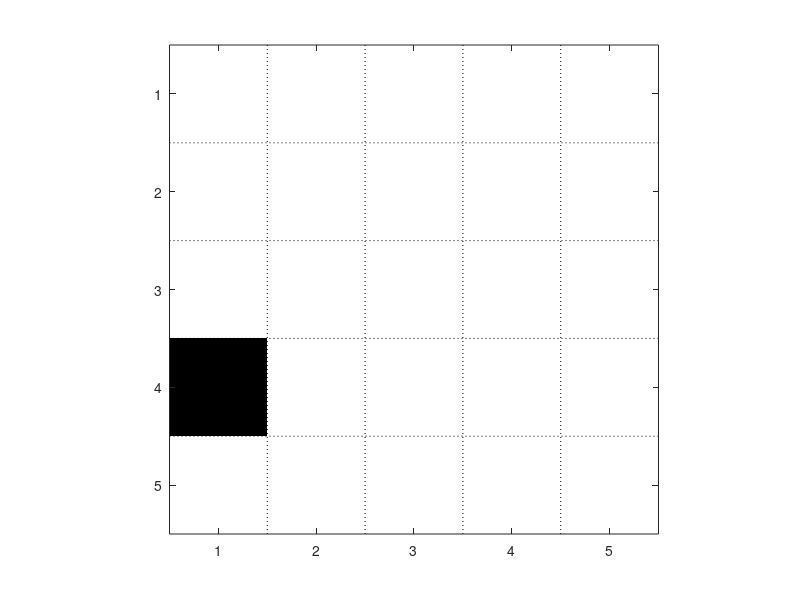

Write MATLAB code to recreate this figure.
%POMDP simulation visualization
b1a = [-1009	-1009	-1009	-1009	-1009	-1009	-1009	-1009	-1009	-1009	-1009	-1009	91	-1009	-1009	-1009	-1009];


b1 = vec2mat(b1a(1:end-1),4);
b1 = b1-min(min(b1))
b1b = b1/norm(b1)

[X,Y] = meshgrid([1:4])

% pcolor(X,Y,b1b)
imagesc(b1b)
% caxis([0 1])

imagesc(b1b); colormap([1 1 1; 0 0 0]);
x = 1.5:1:5;
x = [ x; x; repmat(nan,1,4) ];
y = [ 0.5 5.5 nan ].';
y = repmat(y,1,4);
x = x(:);
y = y(:);
line(x,y,'linestyle',':','color','k');
line(y,x,'linestyle',':','color','k');
axis square